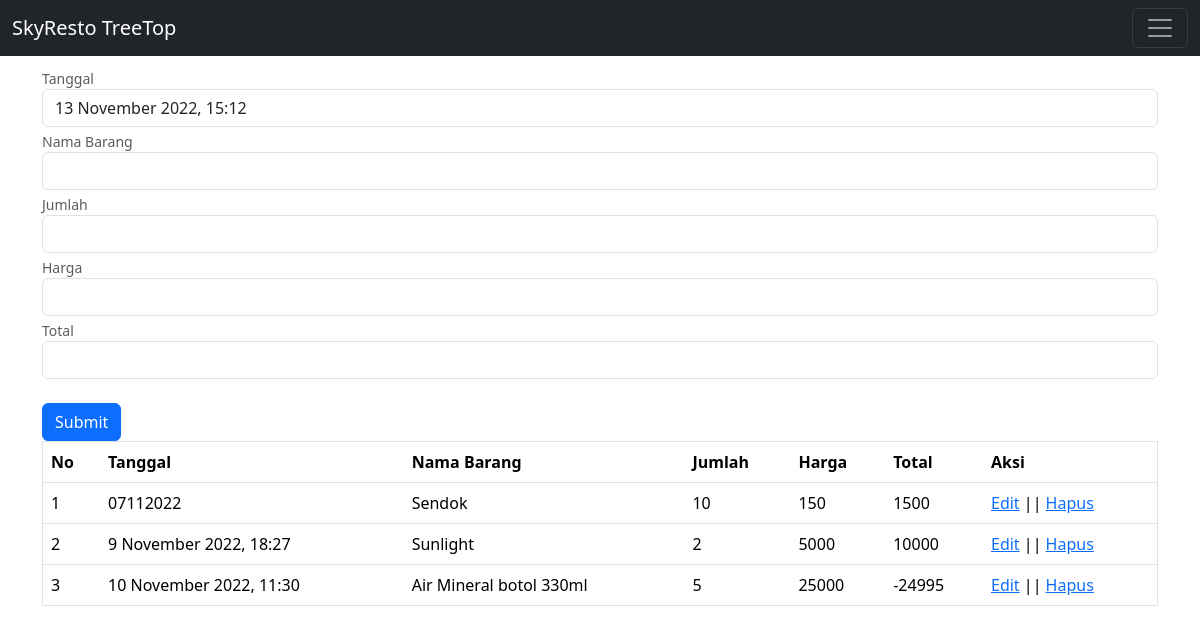
/pengeluaran.php (signed in), run on the app's committed database.
### tables this page shows
CREATE TABLE `pengeluaran` (
  `id` int(11) NOT NULL,
  `tgl` varchar(255) NOT NULL,
  `nama_barang` varchar(255) NOT NULL,
  `jumlah` varchar(255) NOT NULL,
  `harga` varchar(255) NOT NULL,
  `total` varchar(255) NOT NULL
);

### pengeluaran.php (the view, shortened to what this page needs)
<!DOCTYPE html>
<html>
<head>
    <link href="css/bootstrap.min.css" rel="stylesheet">
</head>
<body style="background-image :url(index.jpg);
  			background-repeat: no-repeat;
            color:#fff;">
<nav class="navbar navbar-dark bg-dark fixed-top">
  <div class="container-fluid">
    <a class="navbar-brand" href="halaman_admin.php">SkyResto TreeTop</a>
    <button class="navbar-toggler" type="button" data-bs-toggle="offcanvas" data-bs-target="#offcanvasDarkNavbar" aria-controls="offcanvasDarkNavbar">
      <span class="navbar-toggler-icon"></span>
    </button>
  </div>
</nav>
<nav style="--bs-breadcrumb-divider: '>';" aria-label="breadcrumb">
  <ol class="breadcrumb">
    <li class="breadcrumb-item"><a href="#">Home</a></li>
    <li class="breadcrumb-item active" aria-current="page">Library</li>
  </ol>
</nav>
<br>
<div class="container">
<form method="post" action="">
    <div id="emailHelp" class="form-text">Tanggal</div>
        <input type="text" class="form-control" name="tgl" value="<?php echo  date("j F Y, G:i");?>">
    <div id="emailHelp" class="form-text">Nama Barang</div>
        <input type="text" class="form-control" name="nama_barang">
    <div id="emailHelp" class="form-text">Jumlah</div>
        <input type="text" class="form-control" name="jumlah">
    <div id="emailHelp" class="form-text">Harga</div>
        <input type="text" class="form-control" name="harga">
    <div id="emailHelp" class="form-text">Total</div>
        <input type="text" class="form-control" name="total"><br>
        <button type="submit" class="btn btn-primary" name="submit" value="submit">Submit</button><br>
</div>
<div class="container">
<div class="box">
  <table id="pengeluaran" border="1" cellspacing="0" class="table">
    <thead>
      <tr>
        <th>No</th>
        <th>Tanggal</th>
        <th>Nama Barang</th>
        <th>Jumlah</th>
        <th>Harga</th>
        <th>Total</th>
        <th>Aksi</th>
      </tr>
    </thead>
    <tbody>
    <?php include "koneksi.php";
      $pengeluaran = mysqli_query($koneksi, "SELECT * FROM pengeluaran");
      while($row = mysqli_fetch_array($pengeluaran)){ ?>
      <tr>
        <td><?php echo $row['id'];?></td>
        <td><?php echo $row['tgl']; ?></td>
        <td><?php echo $row['nama_barang']; ?></td>
        <td><?php echo $row['jumlah']; ?></td>
        <td><?php echo $row['harga']; ?></td>
        <td><?php echo $row['total']; ?></td>
        <td>
          <a href="">Edit</a> || <a href="">Hapus</a>
        </td>
      </tr>
    <?php } ?>
    </tbody>
  </table>
</div>
</div>
</body>
</html>

### data on the page
pengeluaran: id "1", tgl "07112022", nama_barang "Sendok", jumlah "10", harga "150", total "1500"
pengeluaran: id "2", tgl "9 November 2022, 18:27", nama_barang "Sunlight", jumlah "2", harga "5000", total "10000"
pengeluaran: id "3", tgl "10 November 2022, 11:30", nama_barang "Air Mineral botol 330ml", jumlah "5", harga "25000", total "-24995"
